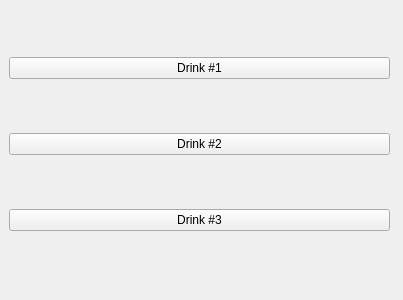
<?xml version="1.0" encoding="UTF-8"?>
<ui version="4.0">
 <class>orderMenu</class>
 <widget class="QWidget" name="orderMenu">
  <property name="geometry">
   <rect>
    <x>0</x>
    <y>0</y>
    <width>403</width>
    <height>300</height>
   </rect>
  </property>
  <property name="windowTitle">
   <string>Order Menu</string>
  </property>
  <widget class="QWidget" name="verticalLayoutWidget">
   <property name="geometry">
    <rect>
     <x>9</x>
     <y>9</y>
     <width>381</width>
     <height>271</height>
    </rect>
   </property>
   <layout class="QVBoxLayout" name="verticalLayout">
    <item>
     <widget class="QPushButton" name="pushButton">
      <property name="text">
       <string>Drink #1</string>
      </property>
     </widget>
    </item>
    <item>
     <widget class="QPushButton" name="pushButton_2">
      <property name="text">
       <string>Drink #2</string>
      </property>
     </widget>
    </item>
    <item>
     <widget class="QPushButton" name="pushButton_3">
      <property name="text">
       <string>Drink #3</string>
      </property>
     </widget>
    </item>
   </layout>
  </widget>
 </widget>
 <resources/>
 <connections/>
</ui>
